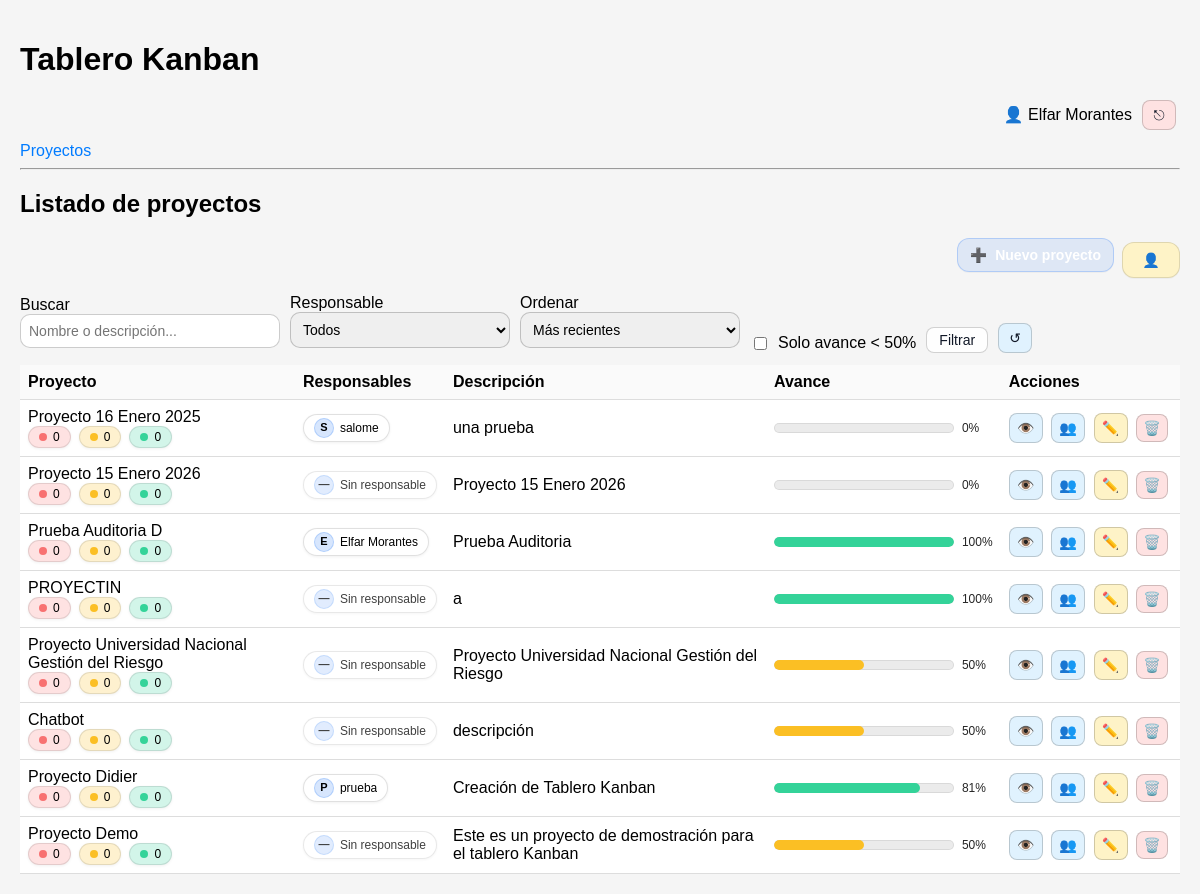
The page /?controller=projects&action=index (signed in) on the database as committed earlier.
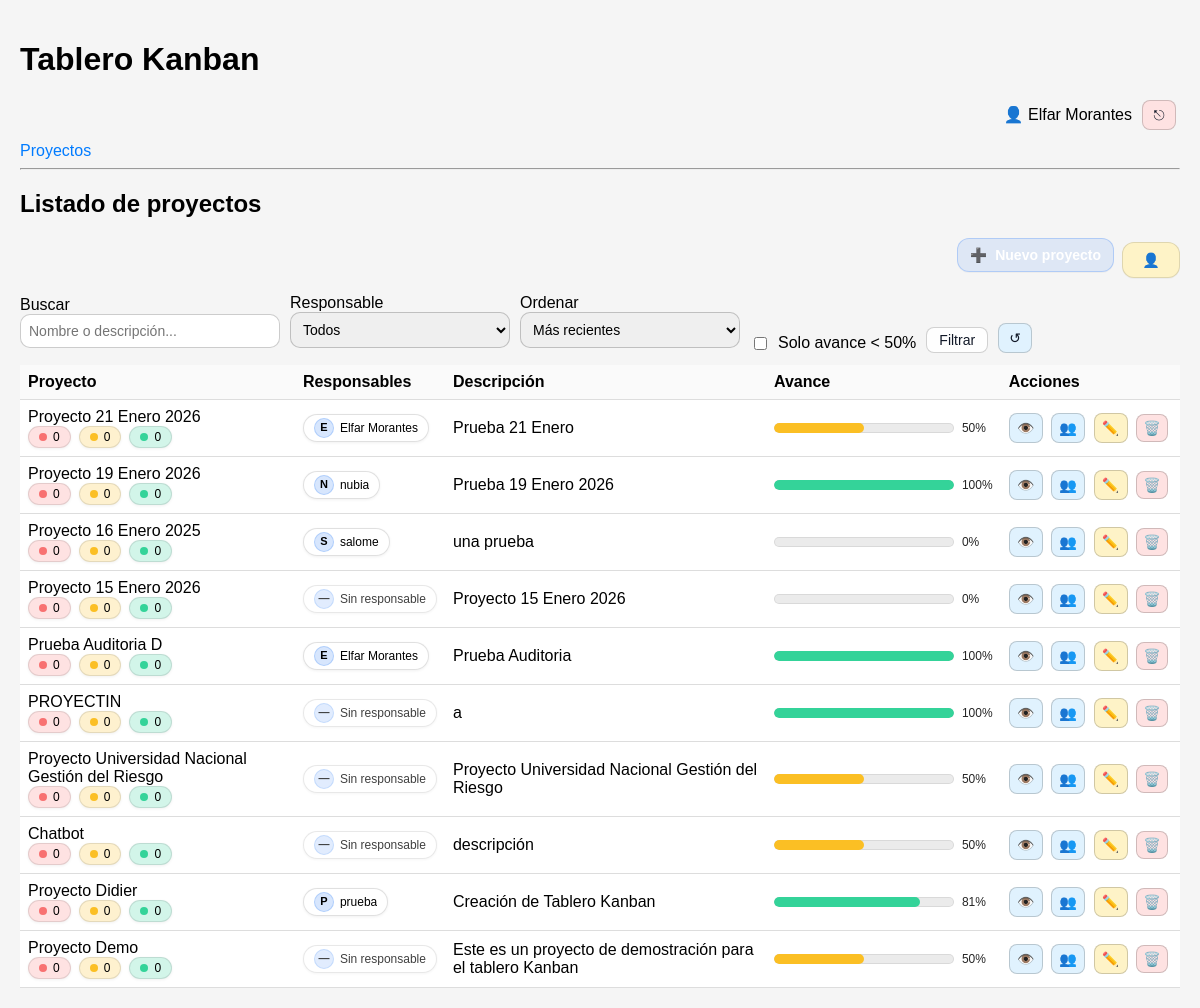
The same page on the database as committed later.
### tables this page shows
CREATE TABLE `users` (
  `id` int(11) NOT NULL,
  `name` varchar(120) NOT NULL,
  `email` varchar(190) NOT NULL,
  `password_hash` varchar(255) NOT NULL,
  `role` enum('owner','admin','member','viewer') NOT NULL DEFAULT 'member',
  `created_at` datetime NOT NULL DEFAULT current_timestamp()
);

CREATE TABLE `projects` (
  `id` int(11) NOT NULL,
  `created_by` int(11) DEFAULT NULL,
  `name` varchar(255) NOT NULL,
  `responsible` varchar(120) DEFAULT NULL,
  `responsible_user_id` int(11) DEFAULT NULL,
  `description` text DEFAULT NULL,
  `created_at` datetime NOT NULL DEFAULT current_timestamp()
);

### core/BaseController.php (called while the page is built, shortened)
<?php
abstract class BaseController
{
    protected function render(string $view, array $params = []): void
    {
        extract($params);
        $viewFile = __DIR__ . '/../app/views/' . $view . '.php';
        include __DIR__ . '/../app/views/layout.php';
    }
}

### app/controllers/ProjectsController.php (called while the page is built, shortened)
<?php
require_once __DIR__ . '/../../core/BaseController.php';
require_once __DIR__ . '/../models/Project.php';
require_once __DIR__ . '/../../core/Auth.php';
require_once __DIR__ . '/../models/User.php';
class ProjectsController extends BaseController
{
    public function index(): void
    {
        $userId = Auth::userId();
        $q = trim($_GET['q'] ?? '');
        if ($q === '') $q = null;
        $rid = (int)($_GET['responsible_user_id'] ?? 0);
        $responsibleUserId = $rid > 0 ? $rid : null;
        $sort = trim($_GET['sort'] ?? '');
        if ($sort === '') $sort = null;
        $under50 = isset($_GET['under50']) && $_GET['under50'] === '1';
        $projects = Project::allWithProgressForUser($userId, $q, $responsibleUserId, $sort, $under50);
        $responsibleOptions = Project::responsibleOptionsForUser($userId);
        $this->render('projects/index', [
        'projects' => $projects,
        'responsibleOptions' => $responsibleOptions,
        'q' => $q,
        'responsibleUserId' => $responsibleUserId,
        'sort' => $sort,
        'under50' => $under50
        ]);
    }
}

### public/index.php (called while the page is built, shortened)
<?php
$actionName     = $_GET['action'] ?? 'index';
$controller = new $controllerClass();
try {
    $controller->$actionName();
} catch (Exception $e) {
    echo "<h1>Error</h1>";
    echo "<p>" . htmlspecialchars($e->getMessage()) . "</p>";
}

### core/Auth.php (called while the page is built, shortened)
<?php
class Auth
{
    public static function userId(): ?int
    {
        return isset($_SESSION['user_id']) ? (int)$_SESSION['user_id'] : null;
    }
    public static function check(): bool
    {
        return self::userId() !== null;
    }
    public static function role(): string
    {
        return $_SESSION['user_role'] ?? 'member';
    }
}

### config/db.php (called while the page is built)
<?php
class Database
{
    private static ?\PDO $connection = null;
    public static function getConnection(): \PDO
    {
        if (self::$connection === null) {
            $host = 'localhost';
            $db   = 'kanban_db';
            $user = 'root';
            $pass = '';
            $dsn  = "mysql:host=$host;dbname=$db;charset=utf8mb4";
            self::$connection = new PDO($dsn, $user, $pass, [
                PDO::ATTR_ERRMODE            => PDO::ERRMODE_EXCEPTION,
                PDO::ATTR_DEFAULT_FETCH_MODE => PDO::FETCH_ASSOC
            ]);
            self::$connection->exec("SET time_zone = '-05:00'");
        }
        return self::$connection;
    }
}

### app/models/User.php (called while the page is built, shortened)
<?php
require_once __DIR__ . '/../../config/db.php';
class User
{
    private static function db(): PDO { return Database::getConnection(); }
    public static function find(int $id): ?array
    {
        $stmt = self::db()->prepare("SELECT id,name,email,role FROM users WHERE id=? LIMIT 1");
        $stmt->execute([$id]);
        $u = $stmt->fetch();
        return $u ?: null;
    }
}

### app/models/Project.php (called while the page is built, shortened)
<?php
class Project extends Model
{
    public static function allWithProgressForUser(
        int $userId,
        ?string $q = null,
        ?int $responsibleUserId = null,
        ?string $sort = null,
        bool $under50 = false
    ): array
    {
        $db = self::db();
        $where = " pm.user_id = :user_id ";
        $orderBy = "p.id DESC";
        $having = "";
        $params = ['user_id' => $userId];
        $sql = "
            SELECT
                p.*,
                ru.name AS project_responsible_name,
                COUNT(t.id) AS total_tasks,
                SUM(CASE WHEN c.is_done = 1 THEN 1 ELSE 0 END) AS done_tasks,
                CASE
                    WHEN COUNT(t.id) = 0 THEN 0
                    ELSE ROUND(
                        (SUM(CASE WHEN c.is_done = 1 THEN 1 ELSE 0 END) / COUNT(t.id)) * 100,
                        2
                    )
                END AS progress_percentage
            FROM projects p
            JOIN project_members pm ON pm.project_id = p.id
            LEFT JOIN users ru ON ru.id = p.responsible_user_id
            LEFT JOIN tasks t ON t.project_id = p.id
            LEFT JOIN columns c ON c.id = t.column_id
            WHERE $where
            GROUP BY p.id
            $having
            ORDER BY $orderBy
        ";
        $stmt = $db->prepare($sql);
        $stmt->execute($params);
        return $stmt->fetchAll();
    }
}

### app/views/projects/index.php (the view, shortened to what the rows shown need)
<h2>Listado de proyectos</h2>
<table>
    <thead>
        <tr>
            <th>Proyecto</th>
            <th>Responsables</th>
            <th>Descripción</th>
            <th>Avance</th>
            <th>Acciones</th>
        </tr>
    </thead>
    <tbody>
    <?php if (empty($projects)): ?>
        <tr>
            <td colspan="4">No hay proyectos registrados.</td>
        </tr>
    <?php else: ?>
        <?php foreach ($projects as $project): ?>
            <tr>
                <td>
                        <?= htmlspecialchars($project['name']) ?> <br />
                        <?php
                        $pid = (int)$project['id'];
                        $counts = $taskCounts[$pid] ?? ['todo'=>0, 'doing'=>0, 'done'=>0];
                        ?>
                        <div class="chips">
                        <span class="chip todo tip"  data-tip="Por hacer: <?= (int)$counts['todo'] ?>">
                            <i class="dot"></i> <?= (int)$counts['todo'] ?>
                        </span>
                        <span class="chip doing tip"  data-tip="En progreso: <?= (int)$counts['doing'] ?>">
                            <i class="dot"></i> <?= (int)$counts['doing'] ?>
                        </span>
                        <span class="chip done tip"  data-tip="Hecho: <?= (int)$counts['done'] ?>">
                            <i class="dot"></i> <?= (int)$counts['done'] ?>
                        </span>
                        </div>
                </td>
                <td>
                    <?php $pr = trim($project['project_responsible_name'] ?? ''); ?>
                    <span class="badge-resp <?= $pr === '' ? 'muted' : '' ?>">
                        <span class="avatar"><?= htmlspecialchars($pr !== '' ? mb_strtoupper(mb_substr($pr,0,1)) : '—') ?></span>
                        <span class="name"><?= htmlspecialchars($pr !== '' ? $pr : 'Sin responsable') ?></span>
                    </span>
                </td>
                <td><?= htmlspecialchars($project['description'] ?? '') ?></td>
                <td>
                                    <?php
                                    $progress = (int)($project['progress_percentage'] ?? 0);
                                    $progressClass = 'progress-red';
                                    if ($progress <= 49) $progressClass = 'progress-red';
                                    else if ($progress <= 74) $progressClass = 'progress-yellow';
                                    else $progressClass = 'progress-green';
                                    ?>
                                    <div style="display:flex; align-items:center;">
                                    <div class="progress-wrap" title="Avance: <?= $progress ?>%">
                                        <div class="progress-bar <?= $progressClass ?>" style="width: <?= $progress ?>%;"></div>
                                    </div>
                                    <span class="progress-text"><?= $progress ?>%</span>
                                    </div>
                </td>
                <td  style="white-space: nowrap;">
                    <a href="<?= BASE_URL ?>?controller=projects&action=show&id=<?= (int)$project['id'] ?>"
                     class="btn-action view tip"
                     data-tip="Ver tablero">
                    👁️
                    </a>
                      <a href="<?= BASE_URL ?>?controller=projects&action=members&id=<?= (int)$project['id'] ?>"
                      class="btn-action view tip"
                      data-tip="Miembros del proyecto">👥</a>
                    <?php if (in_array(Auth::role(), ['owner','admin'], true)): ?>
                          <a href="<?= BASE_URL ?>?controller=projects&action=edit&id=<?= (int)$project['id'] ?>"
                          class="btn-action edit tip"
                          data-tip="Editar Proyecto">
                          ✏️
                          </a>
                          <form method="post"
                              action="<?= BASE_URL ?>?controller=projects&action=destroy"
                              style="display:inline"
                              onsubmit="return confirm('¿Seguro que deseas eliminar este proyecto? Se borrarán también sus tareas.');">
                              <button class="btn-action del tip" type="submit" class="btn-secondary"  data-tip="Eliminar Proyecto">🗑️</button>
                          </form>
                    <?php endif; ?>
                </td>
            </tr>
        <?php endforeach; ?>
    <?php endif; ?>
    </tbody>
</table>

### app/views/layout.php (shortened to what the rows shown need)
<!DOCTYPE html>
<html lang="es">
<head>
</head>
<?php $isAuthPage = (strpos($viewFile, '/auth/login.php') !== false); ?>
<body class="<?= $isAuthPage ? 'auth-body' : '' ?>">
<?php if (!$isAuthPage): ?>
<header>
    <h1>Tablero Kanban</h1>
<nav>
    <?php
    require_once __DIR__ . '/../../core/Auth.php';
    require_once __DIR__ . '/../models/User.php';
    ?>
    <?php if (Auth::check()): ?>
      <?php $u = User::find(Auth::userId()); ?>
      <div style="display:flex;justify-content:flex-end;align-items:center;gap:10px;margin-bottom:12px;">
        <span class="tip" data-tip="<?= htmlspecialchars($u['email'] ?? '') ?>">
          👤 <?= htmlspecialchars($u['name'] ?? 'Usuario') ?>
        </span>
        <a href="<?= BASE_URL ?>?controller=auth&action=logout"
          class="btn-action del tip"
          data-tip="Cerrar sesión">
          ⎋
        </a>
      </div>
    <?php endif; ?>
</nav>
</header>
<?php endif; ?>
<main class="<?= $isAuthPage ? 'auth-main' : '' ?>">
    <?php include $viewFile; ?>
</main>
</body>
</html>

Rows that differ between the two databases and show on the page:
added projects: name "Proyecto 21 Enero 2026", id "0", created_by.name "E", created_by.name "Elfar Morantes", description "Prueba 21 Enero", progress "50"
added projects: name "Proyecto 19 Enero 2026", id "0", responsible_user.name "N", responsible_user.name "nubia", description "Prueba 19 Enero 2026", progress "100"
